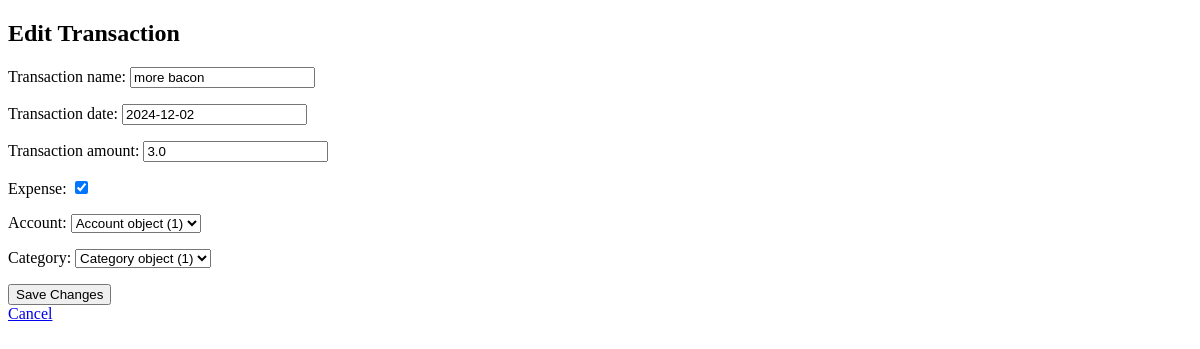
Page /edit/7/ on the earlier database version.
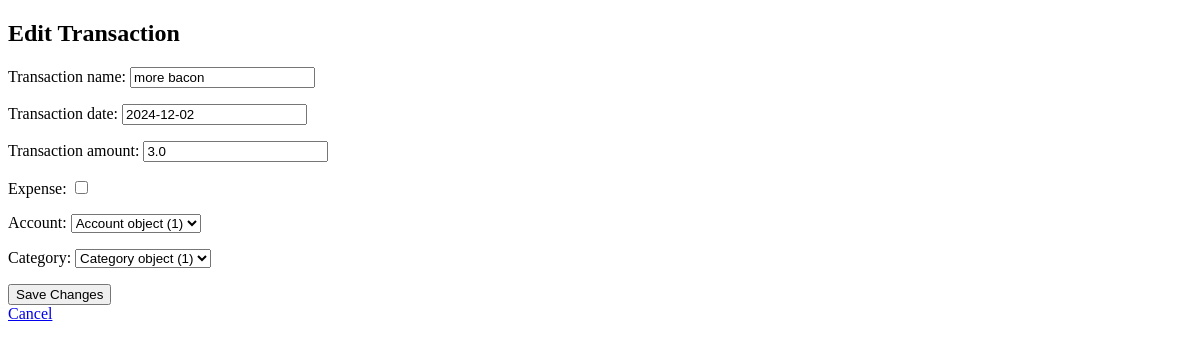
Same page on the later database version.
### transactions/models.py (models this page shows, shortened)
class Transaction(models.Model):
    transaction_id = models.AutoField(primary_key=True)
    transaction_name = models.CharField(max_length=255)
    transaction_date = models.DateField()
    transaction_amount = models.FloatField()
    expense = models.BooleanField()
    account = models.ForeignKey('Account', on_delete=models.CASCADE)
    category = models.ForeignKey('Category', on_delete=models.CASCADE)

### transactions/views.py (the view)
# urls.py: path('edit/<int:transaction_id>/', edit_transaction, name='edit_transaction'),
def edit_transaction(request, transaction_id):
    transaction = get_object_or_404(Transaction, pk=transaction_id)
    if request.method == 'POST':
        form = TransactionForm(request.POST, instance=transaction)
        if form.is_valid():
            form.save()
            transactions = Transaction.objects.all()
            return redirect('transactions')
    else:
        form = TransactionForm(instance=transaction)
    return render(request, 'transactions/transaction_edit.html', { 'form': form})

### transactions/forms.py
class TransactionForm(forms.ModelForm):
    class Meta:
        model = Transaction
        fields = ('transaction_name', 'transaction_date', 'transaction_amount',
            'expense', 'account', 'category',)

### transactions/templates/transactions/transaction_edit.html (shortened to what this page needs)
<!DOCTYPE html>
<html>
<head>
</head>
<body>
    <h2>Edit Transaction</h2>
    <form method="post">
        {{ form.as_p }}
        <button type="submit">Save Changes</button>
    </form>
    <a href="{% url 'transactions_list' %}">Cancel</a>
</body>
</html>

Differences in the rows shown:
changed Transaction "more bacon": expense "☑" → "☐"
